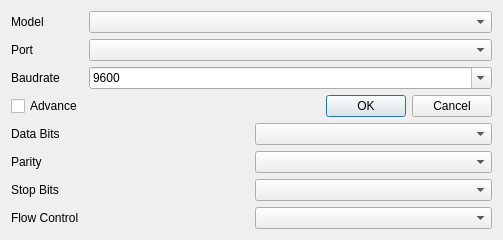
<?xml version="1.0" encoding="UTF-8"?>
<ui version="4.0">
 <class>device_info</class>
 <widget class="QDialog" name="device_info">
  <property name="geometry">
   <rect>
    <x>0</x>
    <y>0</y>
    <width>503</width>
    <height>225</height>
   </rect>
  </property>
  <property name="windowTitle">
   <string>Dialog</string>
  </property>
  <layout class="QGridLayout" name="gridLayout_2">
   <item row="0" column="0">
    <widget class="QLabel" name="label">
     <property name="font">
      <font>
       <family>Arial</family>
      </font>
     </property>
     <property name="text">
      <string>Model</string>
     </property>
    </widget>
   </item>
   <item row="0" column="1">
    <widget class="QComboBox" name="modelBox">
     <property name="font">
      <font>
       <family>Arial</family>
      </font>
     </property>
    </widget>
   </item>
   <item row="1" column="0">
    <widget class="QLabel" name="label_3">
     <property name="font">
      <font>
       <family>Arial</family>
      </font>
     </property>
     <property name="text">
      <string>Port</string>
     </property>
    </widget>
   </item>
   <item row="1" column="1">
    <widget class="QComboBox" name="comboBox_Port">
     <property name="font">
      <font>
       <family>Arial</family>
      </font>
     </property>
     <property name="editable">
      <bool>false</bool>
     </property>
    </widget>
   </item>
   <item row="2" column="0">
    <widget class="QLabel" name="label_2">
     <property name="font">
      <font>
       <family>Arial</family>
      </font>
     </property>
     <property name="text">
      <string>Baudrate</string>
     </property>
    </widget>
   </item>
   <item row="2" column="1">
    <widget class="QComboBox" name="comboBox_Baudrate">
     <property name="font">
      <font>
       <family>Arial</family>
      </font>
     </property>
     <property name="editable">
      <bool>true</bool>
     </property>
     <item>
      <property name="text">
       <string>9600</string>
      </property>
     </item>
     <item>
      <property name="text">
       <string>115200</string>
      </property>
     </item>
     <item>
      <property name="text">
       <string>230400</string>
      </property>
     </item>
     <item>
      <property name="text">
       <string>460800</string>
      </property>
     </item>
     <item>
      <property name="text">
       <string>921600</string>
      </property>
     </item>
    </widget>
   </item>
   <item row="3" column="0">
    <widget class="QCheckBox" name="checkBox">
     <property name="font">
      <font>
       <family>Arial</family>
      </font>
     </property>
     <property name="text">
      <string>Advance</string>
     </property>
    </widget>
   </item>
   <item row="3" column="1">
    <widget class="QDialogButtonBox" name="buttonBox">
     <property name="font">
      <font>
       <family>Arial</family>
      </font>
     </property>
     <property name="orientation">
      <enum>Qt::Horizontal</enum>
     </property>
     <property name="standardButtons">
      <set>QDialogButtonBox::Cancel|QDialogButtonBox::Ok</set>
     </property>
    </widget>
   </item>
   <item row="4" column="0" colspan="2">
    <layout class="QGridLayout" name="moreLayout">
     <item row="0" column="0">
      <widget class="QLabel" name="label_4">
       <property name="font">
        <font>
         <family>Arial</family>
        </font>
       </property>
       <property name="text">
        <string>Data Bits</string>
       </property>
      </widget>
     </item>
     <item row="0" column="1">
      <widget class="QComboBox" name="dataBitsBox">
       <property name="font">
        <font>
         <family>Arial</family>
        </font>
       </property>
      </widget>
     </item>
     <item row="1" column="0">
      <widget class="QLabel" name="label_5">
       <property name="font">
        <font>
         <family>Arial</family>
        </font>
       </property>
       <property name="text">
        <string>Parity</string>
       </property>
      </widget>
     </item>
     <item row="1" column="1">
      <widget class="QComboBox" name="parityBox">
       <property name="font">
        <font>
         <family>Arial</family>
        </font>
       </property>
      </widget>
     </item>
     <item row="2" column="0">
      <widget class="QLabel" name="label_6">
       <property name="font">
        <font>
         <family>Arial</family>
        </font>
       </property>
       <property name="text">
        <string>Stop Bits</string>
       </property>
      </widget>
     </item>
     <item row="2" column="1">
      <widget class="QComboBox" name="stopBitsBox">
       <property name="font">
        <font>
         <family>Arial</family>
        </font>
       </property>
      </widget>
     </item>
     <item row="3" column="0">
      <widget class="QLabel" name="label_7">
       <property name="font">
        <font>
         <family>Arial</family>
        </font>
       </property>
       <property name="text">
        <string>Flow Control</string>
       </property>
      </widget>
     </item>
     <item row="3" column="1">
      <widget class="QComboBox" name="flowControlBox">
       <property name="font">
        <font>
         <family>Arial</family>
        </font>
       </property>
      </widget>
     </item>
    </layout>
   </item>
  </layout>
 </widget>
 <resources/>
 <connections>
  <connection>
   <sender>buttonBox</sender>
   <signal>rejected()</signal>
   <receiver>device_info</receiver>
   <slot>reject()</slot>
   <hints>
    <hint type="sourcelabel">
     <x>262</x>
     <y>101</y>
    </hint>
    <hint type="destinationlabel">
     <x>366</x>
     <y>221</y>
    </hint>
   </hints>
  </connection>
 </connections>
</ui>
